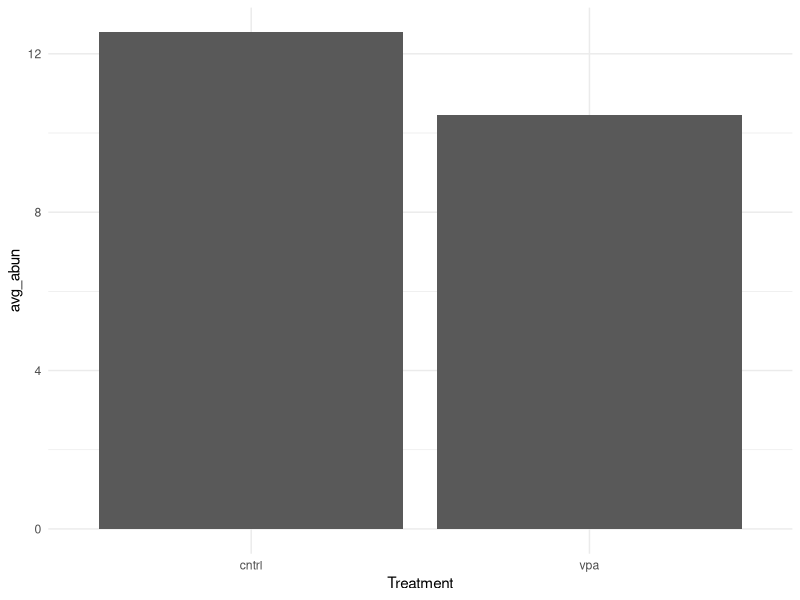
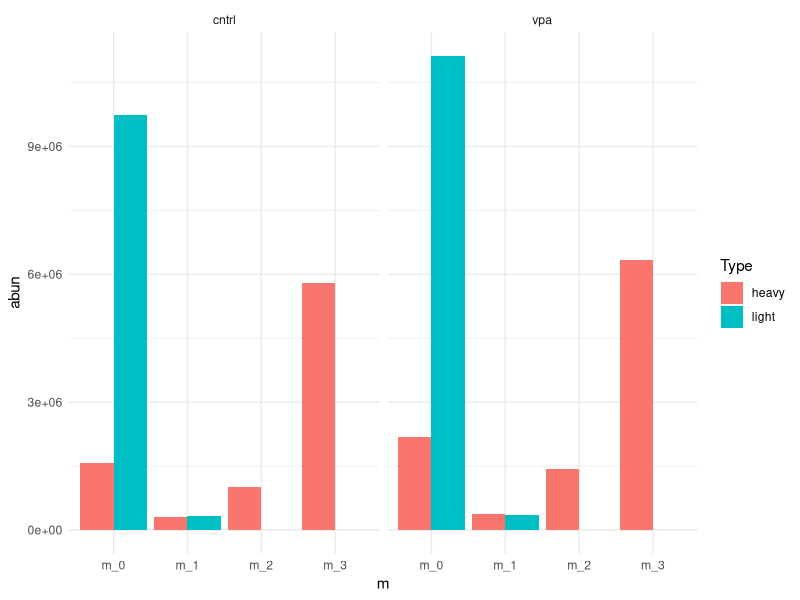
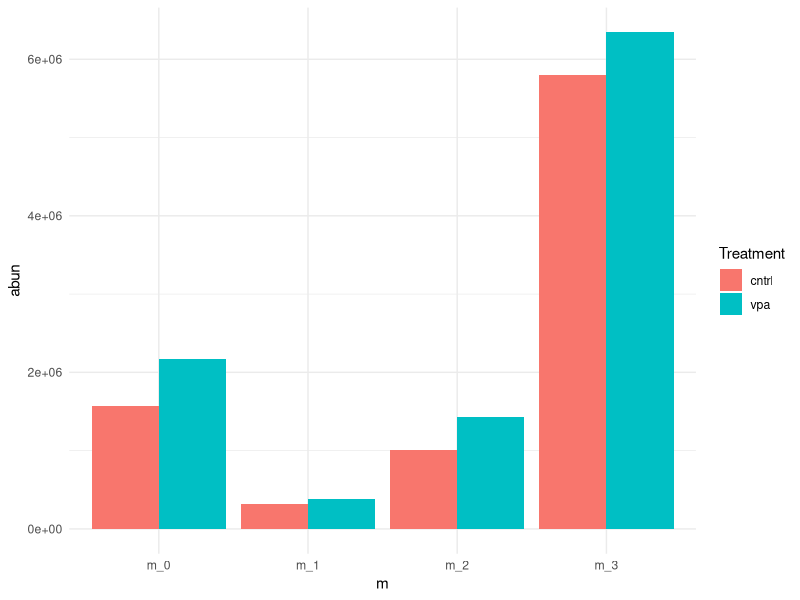
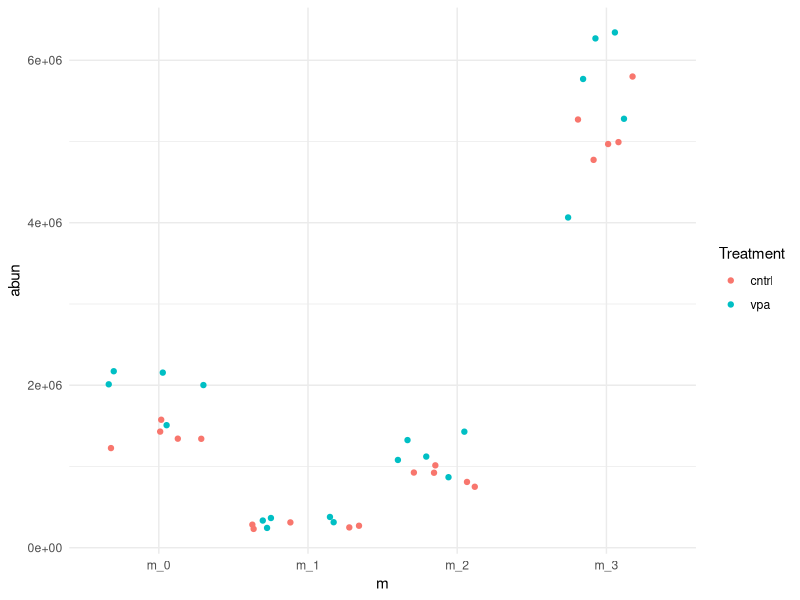
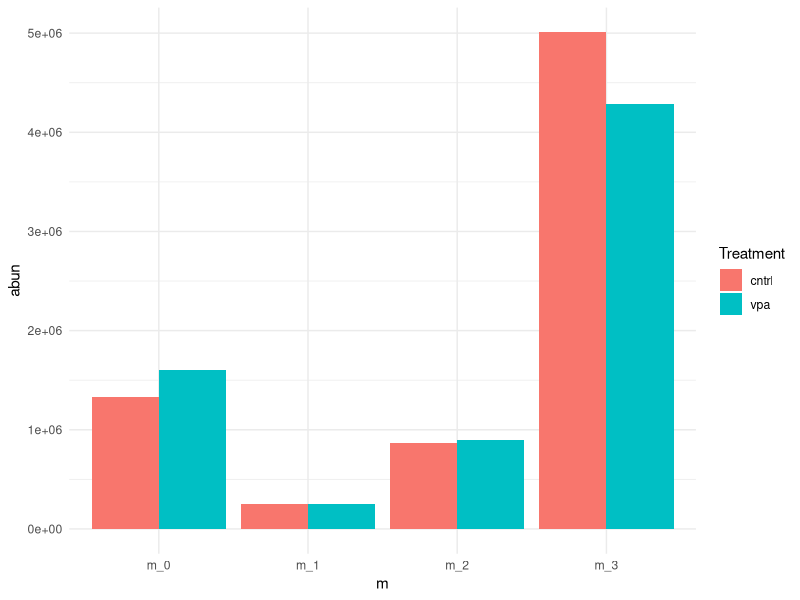
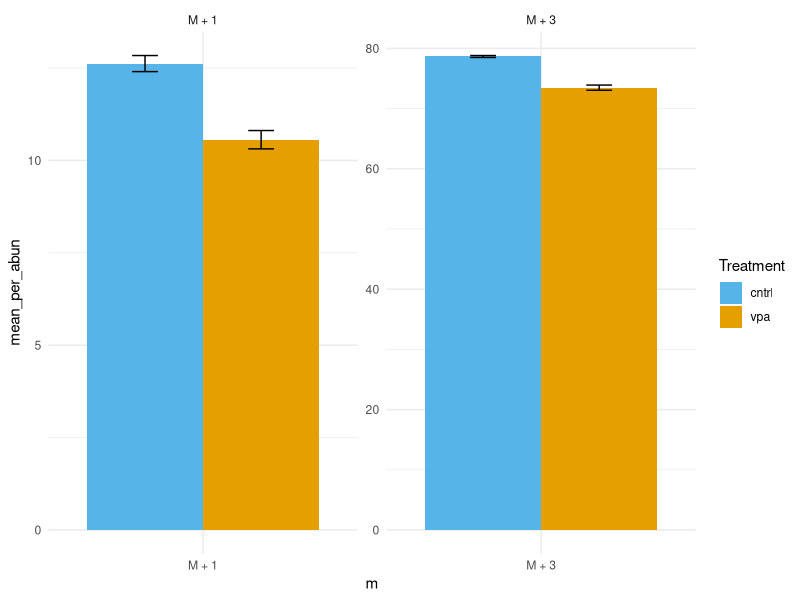
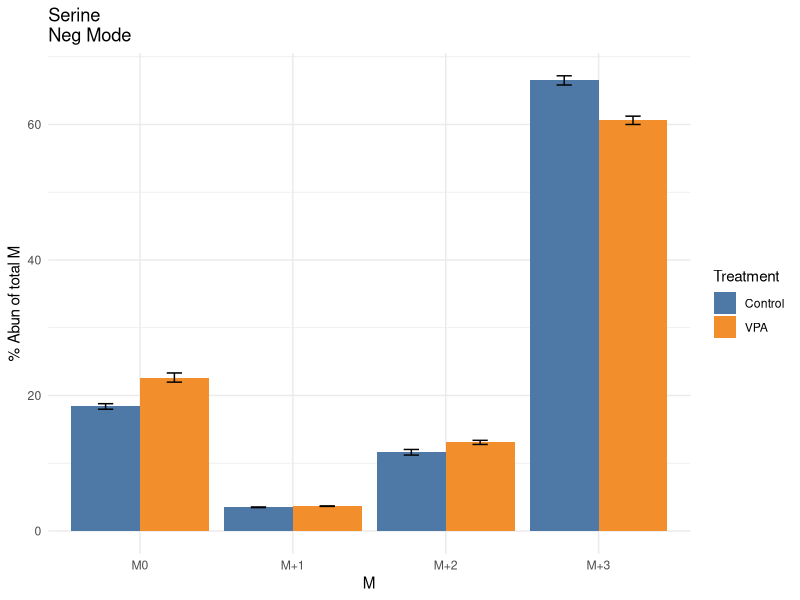
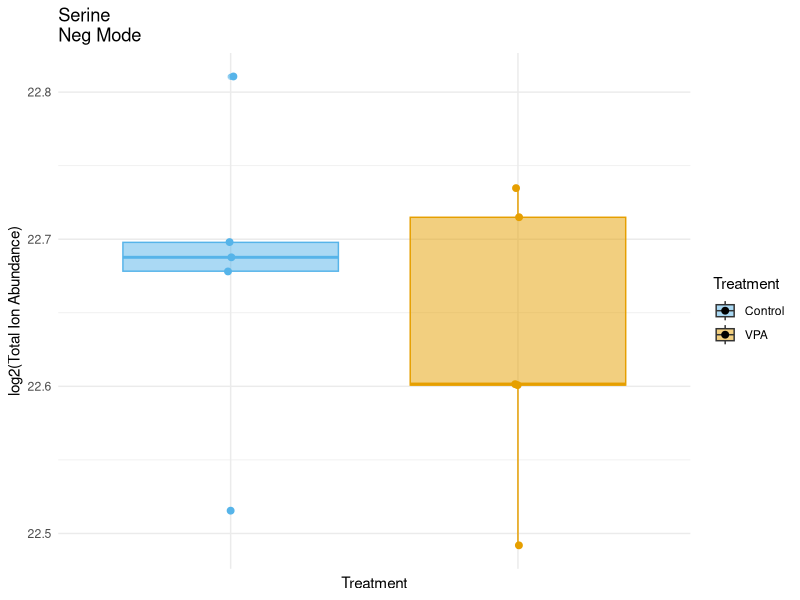

These charts were generated, in order, by the following R code:
## ---- chunk 1
knitr::opts_chunk$set(echo = TRUE, warning = FALSE)
## ---- chunk 2
library(tidyverse)
library(cowplot)
library(ggthemes)
library(broom)
theme_set(theme_minimal())
## ---- chunk 3
neg.raw <- read_csv("./data/istope_dist/mesc_ser_vpa_isotope_tracing_negmode_isotope_abun.csv", col_types = "cccddddddd")
pos.raw <- read_csv("./data/istope_dist/mesc_ser_vpa_isotope_tracing_posmode_isotope_abun.csv", col_types = "cccddddddd")
## ---- chunk 4
neg.updt <- neg.raw %>%
  rename("Samples" = `File Name`) %>% 
  mutate(
    Samples = str_replace(Samples, ".d", ""),
    Ser = case_when(
      str_detect(Samples, "L") ~ "light",
      str_detect(Samples, "H") ~ "heavy",
      TRUE ~ "other"
      ),
    Treatment = case_when(
      str_detect(Samples, "VPA") ~ "vpa",
      str_detect(Samples, "C") ~ "cntrl",
      TRUE ~ "other"
      )
    ) %>% 
  mutate_at(vars(c(m_0:m_5)), na_if, 0)
pos.updt <- pos.raw %>%
  rename("Samples" = `File Name`) %>% 
  mutate(
    Samples = str_replace(Samples, ".d", ""),
    Ser = case_when(
      str_detect(Samples, "L") ~ "light",
      str_detect(Samples, "H") ~ "heavy",
      TRUE ~ "other"
      ),
    Treatment = case_when(
      str_detect(Samples, "VPA") ~ "vpa",
      str_detect(Samples, "C") ~ "cntrl",
      TRUE ~ "other"
      )
    ) %>% 
  mutate_at(vars(c(m_0:m_5)), na_if, 0)
## ---- chunk 5
### neg mode
neg.l.c.m1 <- neg.updt %>% 
  filter(Ser == "light" & Treatment == "cntrl") %>% 
  mutate(ion_abun_m0m1 = rowSums(cbind(m_0, m_1), na.rm = TRUE)) %>% 
  filter(ion_abun_m0m1 > 1) %>% 
  mutate(m_1_nat_abun = m_1 / (ion_abun_m0m1)) %>% 
  group_by(Compound) %>% 
  summarize(m1_bg = mean(m_1_nat_abun, na.rm = TRUE))
neg.h.m1.inc <- neg.updt %>% 
  filter(Ser == "heavy") %>% 
  inner_join(neg.l.c.m1, "Compound") %>% 
  mutate(m1_abun = round((m_1 / (m_0 + m_1)) - m1_bg, 3) * 100) %>% 
  select(Compound, Samples, Treatment, m1_abun) %>% 
  filter(!is.na(m1_abun))
neg.m1.counts <- neg.h.m1.inc %>% 
  group_by(Compound, Treatment) %>% 
  count() %>% 
  filter(n >= 3)
neg.m1.exclude <- neg.m1.counts %>% 
  group_by(Compound) %>% 
  count() %>% 
  filter(n != 2)
neg.h.m1.inc <- neg.h.m1.inc %>% 
  filter(!(Compound %in% neg.m1.exclude$Compound))
neg.h.m1.sig <- neg.h.m1.inc %>% 
  group_by(Compound) %>% 
  nest() %>% 
  mutate(
    model = map(data, ~ lm(m1_abun ~ Treatment, data = .)),
    glance_model = map(model, glance)
    ) %>% 
  unnest(glance_model) %>% 
  select(-c(data:model)) %>% 
  mutate(adj_pval = p.adjust(p.value, method = "bonferroni", n = length(unique(neg.h.m1.inc$Compound)))) %>% 
  filter(adj_pval < 0.05) %>% 
  inner_join(
    neg.h.m1.inc %>% 
      group_by(Compound, Treatment) %>% 
      summarize(avg_m1_abun = mean(m1_abun)) %>% 
      spread(key = Treatment, value = avg_m1_abun),
    by = "Compound"
    )
neg.h.m1.sig %>% 
  select(Compound, adj_pval:vpa)
neg.h.m1.sig %>% 
  select(Compound, adj_pval:vpa) %>% 
  gather(Treatment, avg_abun, cntrl:vpa) %>% 
  filter(Compound == "L-Serine") %>% 
  ggplot(aes(Treatment, avg_abun)) +
  geom_bar(stat = "identity")

### pos mode
pos.l.c.m1 <- pos.updt %>% 
  filter(Ser == "light" & Treatment == "cntrl") %>% 
  mutate(ion_abun_m0m1 = rowSums(cbind(m_0, m_1), na.rm = TRUE)) %>% 
  filter(ion_abun_m0m1 > 1) %>% 
  mutate(m_1_nat_abun = m_1 / (ion_abun_m0m1)) %>% 
  group_by(Compound) %>% 
  summarize(m1_bg = mean(m_1_nat_abun, na.rm = TRUE))
pos.h.m1.inc <- pos.updt %>% 
  filter(Ser == "heavy") %>% 
  inner_join(pos.l.c.m1, "Compound") %>% 
  mutate(m1_abun = round((m_1 / (m_0 + m_1)) - m1_bg, 3) * 100) %>% 
  select(Compound, Samples, Treatment, m1_abun) %>% 
  filter(!is.na(m1_abun))
pos.m1.counts <- pos.h.m1.inc %>% 
  group_by(Compound, Treatment) %>% 
  count() %>% 
  filter(n >= 3)
pos.m1.exclude <- pos.m1.counts %>% 
  group_by(Compound) %>% 
  count() %>% 
  filter(n != 2)
pos.h.m1.inc <- pos.h.m1.inc %>% 
  filter(!(Compound %in% pos.m1.exclude$Compound))
pos.h.m1.sig <- pos.h.m1.inc %>% 
  group_by(Compound) %>% 
  nest() %>% 
  mutate(
    model = map(data, ~ lm(m1_abun ~ Treatment, data = .)),
    glance_model = map(model, glance)
    ) %>% 
  unnest(glance_model) %>% 
  select(-c(data:model)) %>% 
  mutate(adj_pval = p.adjust(p.value, method = "bonferroni", n = length(unique(pos.h.m1.inc$Compound)))) %>% 
  filter(adj_pval < 0.05) %>% 
  inner_join(
    pos.h.m1.inc %>% 
      group_by(Compound, Treatment) %>% 
      summarize(avg_m1_abun = mean(m1_abun)) %>% 
      spread(key = Treatment, value = avg_m1_abun),
    by = "Compound"
    )
pos.h.m1.sig %>% 
  select(Compound, adj_pval:vpa)
## ---- chunk 6
### Neg mode ###
neg.updt %>% 
  filter(Ser == "heavy" & !(is.na(m_2))) %>% 
  group_by(Compound) %>% 
  count() %>% 
  {table(.$n)}
pos.updt %>% 
  filter(Ser == "heavy" & !(is.na(m_2))) %>% 
  group_by(Compound) %>% 
  count() %>% 
  {table(.$n)}
neg.l.c.m2 <- neg.updt %>% 
  filter(Ser == "light" & Treatment == "cntrl" & !is.na(m_2)) %>% 
  mutate(ion_abun_m0m2 = rowSums(cbind(m_0, m_2), na.rm = TRUE)) %>% 
  filter(ion_abun_m0m2 > 1) %>% 
  mutate(m_2_nat_abun = m_2 / (ion_abun_m0m2)) %>% 
  group_by(Compound) %>% 
  summarize(m2_bg = mean(m_2_nat_abun, na.rm = TRUE))
neg.h.m2.inc <- neg.updt %>% 
  filter(Ser == "heavy" & !is.na(m_2)) %>% 
  inner_join(neg.l.c.m2, "Compound") %>% 
  mutate(m2_abun = round((m_2 / (m_0 + m_2)) - m2_bg, 3) * 100) %>% 
  select(Compound, Samples, Treatment, m2_abun) %>% 
  filter(!is.na(m2_abun))

## Filter out compounds with less than 3 non-missing m2 
neg.m2.counts <- neg.h.m2.inc %>% 
  group_by(Compound, Treatment) %>% 
  count() %>% 
  filter(n >= 3)
## Filter out compounds with missing values for at least one group
neg.m2.exclude <- neg.m2.counts %>% 
  group_by(Compound) %>% 
  count() %>% 
  filter(n != 2)
neg.m2.counts <- neg.m2.counts %>% 
  filter(!(Compound %in% neg.m2.exclude$Compound))
neg.h.m2.inc <- neg.h.m2.inc %>% 
  filter(Compound %in% neg.m2.counts$Compound)
neg.h.m2.sig <- neg.h.m2.inc %>% 
  group_by(Compound) %>% 
  nest() %>% 
  mutate(
    model = map(data, ~ lm(m2_abun ~ Treatment, data = .)),
    glance_model = map(model, glance)
    ) %>% 
  unnest(glance_model) %>% 
  select(-c(data:model)) %>% 
  mutate(adj_pval = p.adjust(p.value, method = "bonferroni", n = length(unique(neg.h.m2.inc$Compound)))) %>% 
  filter(adj_pval < 0.05) %>% 
  inner_join(
    neg.h.m2.inc %>% 
      group_by(Compound, Treatment) %>% 
      summarize(avg_m2_abun = mean(m2_abun)) %>% 
      spread(key = Treatment, value = avg_m2_abun),
    by = "Compound"
    )
neg.h.m2.sig %>% 
  select(Compound, adj_pval:vpa)


### Pos mode ###
pos.l.c.m2 <- pos.updt %>% 
  filter(Ser == "light" & Treatment == "cntrl" & !is.na(m_2)) %>% 
  mutate(ion_abun_m0m2 = rowSums(cbind(m_0, m_2), na.rm = TRUE)) %>% 
  filter(ion_abun_m0m2 > 1) %>% 
  mutate(m_2_nat_abun = m_2 / (ion_abun_m0m2)) %>% 
  group_by(Compound) %>% 
  summarize(m2_bg = mean(m_2_nat_abun, na.rm = TRUE))
pos.h.m2.inc <- pos.updt %>% 
  filter(Ser == "heavy" & !is.na(m_2)) %>% 
  inner_join(pos.l.c.m2, "Compound") %>% 
  mutate(m2_abun = round((m_2 / (m_0 + m_2)) - m2_bg, 3) * 100) %>% 
  select(Compound, Samples, Treatment, m2_abun) %>% 
  filter(!is.na(m2_abun))

## Filter out compounds with less than 3 non-missing m2 
pos.m2.counts <- pos.h.m2.inc %>% 
  group_by(Compound, Treatment) %>% 
  count() %>% 
  filter(n >= 3)
## Filter out compounds with missing values for at least one group
pos.m2.exclude <- pos.m2.counts %>% 
  group_by(Compound) %>% 
  count() %>% 
  filter(n != 2)
pos.m2.counts <- pos.m2.counts %>% 
  filter(!(Compound %in% pos.m2.exclude$Compound))
pos.h.m2.inc <- pos.h.m2.inc %>% 
  filter(Compound %in% pos.m2.counts$Compound)
pos.h.m2.sig <- pos.h.m2.inc %>% 
  group_by(Compound) %>% 
  nest() %>% 
  mutate(
    model = map(data, ~ lm(m2_abun ~ Treatment, data = .)),
    glance_model = map(model, glance)
    ) %>% 
  unnest(glance_model) %>% 
  select(-c(data:model)) %>% 
  mutate(adj_pval = p.adjust(p.value, method = "bonferroni", n = length(unique(pos.h.m2.inc$Compound)))) %>% 
  filter(adj_pval < 0.05) %>% 
  inner_join(
    pos.h.m2.inc %>% 
      group_by(Compound, Treatment) %>% 
      summarize(avg_m2_abun = mean(m2_abun)) %>% 
      spread(key = Treatment, value = avg_m2_abun),
    by = "Compound"
    )
pos.h.m2.sig %>% 
  select(Compound, adj_pval:vpa)
## ---- chunk 7
neg.updt %>% 
  filter(Ser == "heavy" & !(is.na(m_3))) %>% 
  group_by(Compound) %>% 
  count() %>% 
  {table(.$n)}
pos.updt %>% 
  filter(Ser == "heavy" & !(is.na(m_3))) %>% 
  group_by(Compound) %>% 
  count() %>% 
  {table(.$n)}
### Neg mode ###
neg.l.c.m3 <- neg.updt %>% 
  filter(Ser == "light" & Treatment == "cntrl" & !is.na(m_3)) %>% 
  mutate(ion_abun_m0m3 = rowSums(cbind(m_0, m_3), na.rm = TRUE)) %>% 
  filter(ion_abun_m0m3 > 1) %>% 
  mutate(m_3_nat_abun = m_3 / (ion_abun_m0m3)) %>% 
  group_by(Compound) %>% 
  summarize(m3_bg = mean(m_3_nat_abun, na.rm = TRUE))
neg.h.m3.inc <- neg.updt %>% 
  filter(Ser == "heavy" & !is.na(m_3)) %>% 
  inner_join(neg.l.c.m3, "Compound") %>% 
  mutate(m3_abun = round((m_3 / (m_0 + m_3)) - m3_bg, 3) * 100) %>% 
  select(Compound, Samples, Treatment, m3_abun) %>% 
  filter(!is.na(m3_abun))
## Filter out compounds with less than 3 non-missing m2 
neg.m3.counts <- neg.h.m3.inc %>% 
  group_by(Compound, Treatment) %>% 
  count() %>% 
  filter(n >= 3)
## Filter out compounds with missing values for at least one group
neg.m3.exclude <- neg.m3.counts %>% 
  group_by(Compound) %>% 
  count() %>% 
  filter(n != 2)
neg.m3.counts <- neg.m3.counts %>% 
  filter(!(Compound %in% neg.m3.exclude$Compound))
neg.h.m3.inc <- neg.h.m3.inc %>% 
  filter(Compound %in% neg.m3.counts$Compound)
neg.h.m3.sig <- neg.h.m3.inc %>% 
  group_by(Compound) %>% 
  nest() %>% 
  mutate(
    model = map(data, ~ lm(m3_abun ~ Treatment, data = .)),
    glance_model = map(model, glance)
    ) %>% 
  unnest(glance_model) %>% 
  select(-c(data:model)) %>% 
  mutate(adj_pval = p.adjust(p.value, method = "bonferroni", n = length(unique(neg.h.m3.inc$Compound)))) %>% 
  filter(adj_pval < 0.05) %>% 
  inner_join(
    neg.h.m3.inc %>% 
      group_by(Compound, Treatment) %>% 
      summarize(avg_m3_abun = mean(m3_abun)) %>% 
      spread(key = Treatment, value = avg_m3_abun),
    by = "Compound"
    )
neg.h.m3.sig %>% 
  select(Compound, adj_pval:vpa)
### Pos mode ###
pos.l.c.m3 <- pos.updt %>% 
  filter(Ser == "light" & Treatment == "cntrl" & !is.na(m_3)) %>% 
  mutate(ion_abun_m0m3 = rowSums(cbind(m_0, m_3), na.rm = TRUE)) %>% 
  filter(ion_abun_m0m3 > 1) %>% 
  mutate(m_3_nat_abun = m_3 / (ion_abun_m0m3)) %>% 
  group_by(Compound) %>% 
  summarize(m3_bg = mean(m_3_nat_abun, na.rm = TRUE))
pos.h.m3.inc <- pos.updt %>% 
  filter(Ser == "heavy" & !is.na(m_3)) %>% 
  inner_join(pos.l.c.m3, "Compound") %>% 
  mutate(m3_abun = round((m_3 / (m_0 + m_3)) - m3_bg, 3) * 100) %>% 
  select(Compound, Samples, Treatment, m3_abun) %>% 
  filter(!is.na(m3_abun))
## Filter out compounds with less than 3 non-missing m2 
pos.m3.counts <- pos.h.m3.inc %>% 
  group_by(Compound, Treatment) %>% 
  count() %>% 
  filter(n >= 3)
## Filter out compounds with missing values for at least one group
pos.m3.exclude <- pos.m3.counts %>% 
  group_by(Compound) %>% 
  count() %>% 
  filter(n != 2)
pos.m3.counts <- pos.m3.counts %>% 
  filter(!(Compound %in% pos.m3.exclude$Compound))
pos.h.m3.inc <- pos.h.m3.inc %>% 
  filter(Compound %in% pos.m3.counts$Compound)
pos.h.m3.sig <- pos.h.m3.inc %>% 
  group_by(Compound) %>% 
  nest() %>% 
  mutate(
    model = map(data, ~ lm(m3_abun ~ Treatment, data = .)),
    glance_model = map(model, glance)
    ) %>% 
  unnest(glance_model) %>% 
  select(-c(data:model)) %>% 
  mutate(adj_pval = p.adjust(p.value, method = "bonferroni", n = length(unique(pos.h.m3.inc$Compound)))) %>% 
  filter(adj_pval < 0.05) %>% 
  inner_join(
    pos.h.m3.inc %>% 
      group_by(Compound, Treatment) %>% 
      summarize(avg_m3_abun = mean(m3_abun)) %>% 
      spread(key = Treatment, value = avg_m3_abun),
    by = "Compound"
    )
pos.h.m3.sig %>% 
  select(Compound, adj_pval:vpa)
## ---- chunk 8
sig.isotopologues <- neg.h.m1.sig %>% 
  select(Compound, adj_pval:vpa) %>% 
  mutate(mode = "Neg", m_num = "M+1") %>% 
  filter(Compound != "Succinic Acid") %>% 
  bind_rows(
    pos.h.m1.sig %>% 
      select(Compound, adj_pval:vpa) %>% 
      mutate(mode = "Pos", m_num = "M+1")
    ) %>% 
  bind_rows(
    neg.h.m2.sig %>% 
      select(Compound, adj_pval:vpa) %>% 
      mutate(mode = "Neg", m_num = "M+2")
    ) %>% 
  bind_rows(
    pos.h.m2.sig %>% 
      select(Compound, adj_pval:vpa) %>% 
      mutate(
        Compound = ifelse(str_detect(Compound, "NADP"), "NADP+", Compound),
        mode = "Pos", m_num = "M+2"
        ) %>% 
      filter(Compound != "CDP")
    ) %>% 
  bind_rows(
    neg.h.m3.sig %>% 
      select(Compound, adj_pval:vpa) %>% 
      mutate(mode = "Neg", m_num = "M+3") %>% 
      filter(Compound != "Proline")
    ) %>% 
  bind_rows(
    pos.h.m3.sig %>% 
      select(Compound, adj_pval:vpa) %>% 
      mutate(mode = "Pos", m_num = "M+3")
    ) %>% 
  arrange(Compound, mode, m_num) %>% 
  filter(Compound != "UMP")
sig.isotopologues
#write_csv(sig.isotopologues, path = "./results/sig_isotopologues.csv")
## ---- chunk 9
pos.h.m1.inc %>% 
  full_join(pos.h.m2.inc, by = c("Compound", "Samples")) %>% 
  full_join(pos.h.m3.inc, by = c("Compound", "Samples")) %>% 
  filter(str_detect(Compound, "Serine"))
pos.updt %>% 
  filter(str_detect(Compound, "Serine") & Type != "mix" & Type != "solv") %>% 
  select(-c(m_4:m_5)) %>% 
  gather(key = "m", value = "abun", m_0:m_3) %>% 
  ggplot(aes(m, abun, group = Type, fill = Type)) +
  geom_bar(stat = "identity", position = position_dodge()) +
  facet_wrap(~ Treatment)
pos.updt %>% 
  filter(str_detect(Compound, "Serine") & Type != "mix" & Type != "solv") %>% 
  select(-c(m_4:m_5)) %>% 
  filter(Type == "heavy") %>% 
  gather(key = "m", value = "abun", m_0:m_3) %>% 
  ggplot(aes(m, abun, group = Treatment, fill = Treatment)) +
  geom_bar(stat = "identity", position = position_dodge()) 
pos.updt %>% 
  filter(str_detect(Compound, "Serine") & Type != "mix" & Type != "solv") %>% 
  select(-c(m_4:m_5)) %>% 
  filter(Type == "heavy") %>% 
  gather(key = "m", value = "abun", m_0:m_3) %>% 
  ggplot(aes(m, abun, group = Treatment, color = Treatment)) +
  geom_jitter()
neg.updt %>% 
  filter(str_detect(Compound, "Serine") & Type != "mix" & Type != "solv") %>% 
  select(-c(m_4:m_5)) %>% 
  filter(Type == "heavy") %>% 
  gather(key = "m", value = "abun", m_0:m_3) %>% 
  ggplot(aes(m, abun, group = Treatment, fill = Treatment)) +
  geom_bar(stat = "identity", position = position_dodge())

neg.ser.m1.bg <- neg.updt %>% 
  filter(str_detect(Compound, "Serine") & Type != "mix" & Type != "solv") %>% 
  select(-c(m_4:m_5)) %>% 
  filter(Type == "light") %>% 
  select(-c(m_2:m_3)) %>% 
  mutate(m1_bg = m_1 * 100 /(m_0 + m_1))
neg.ser.m1.bg %>% 
  summarize(mean_m1_bg = mean(m1_bg))
neg.ser.dist <- neg.updt %>% 
  filter(str_detect(Compound, "Serine") & Type != "mix" & Type != "solv") %>% 
  select(-c(m_4:m_5)) %>% 
  filter(Type == "heavy") %>% 
  mutate(
    m_0_per = m_0 * 100 / (m_0 + m_1 + m_2 + m_3),
    m_1_per = m_1 * 100 / (m_0 + m_1 + m_2 + m_3),
    m_2_per = m_2 * 100 /  (m_0 + m_1 + m_2 + m_3),
    m_3_per = m_3 * 100 /  (m_0 + m_1 + m_2 + m_3)
    ) %>% 
  gather("M", "per_inc", m_0_per:m_3_per) %>% 
  group_by(Treatment, M) %>% 
  summarize(
    avg_inc = mean(per_inc),
    se_inc = sd(per_inc) / sqrt(length(per_inc))
    ) %>% 
  ungroup() %>% 
  mutate(
    Treatment = ifelse(Treatment == "cntrl", "Control", "VPA")
  ) %>% 
  ggplot(aes(M, avg_inc, fill = Treatment)) +
  geom_bar(stat = "identity", position = "dodge") +
  scale_fill_tableau() +
  scale_x_discrete(labels = c("M0", "M+1", "M+2", "M+3")) +
  ylab("% Abun of total M") +
  ggtitle("Serine\nNeg Mode") +
  geom_errorbar(aes(ymin = avg_inc - se_inc, ymax = avg_inc + se_inc), width = 0.2, position = position_dodge(0.9))
neg.ser.abun <- neg.updt %>% 
  filter(str_detect(Compound, "Serine") & Type != "mix" & Type != "solv") %>% 
  select(-c(m_4:m_5)) %>% 
  filter(Type == "heavy") %>% 
  mutate(tot_abun = m_0 + m_1 + m_2 + m_3) %>% 
  ggplot(aes(Treatment, log2(tot_abun), color = Treatment, fill = Treatment)) +
  geom_boxplot(alpha = 0.5) +
  geom_jitter(width = 0.01, size = 2) +
  scale_fill_manual(values = c("#56B4E9", "#E69F00"), labels = c("Control", "VPA")) +
  scale_color_manual(values = c("#56B4E9", "#E69F00"), guide = FALSE) +
  ylab("log2(Total Ion Abundance)") +
  ggtitle("Serine\nNeg Mode") +
  theme(axis.text.x = element_blank())


pos.ser.dist <- pos.updt %>% 
  filter(str_detect(Compound, "Serine") & Type != "mix" & Type != "solv") %>% 
  select(-c(m_4:m_5)) %>% 
  filter(Type == "heavy") %>% 
  mutate(
    m_0_per = m_0 * 100 / (m_0 + m_1 + m_2 + m_3),
    m_1_per = m_1 * 100 / (m_0 + m_1 + m_2 + m_3),
    m_2_per = m_2 * 100 /  (m_0 + m_1 + m_2 + m_3),
    m_3_per = m_3 * 100 /  (m_0 + m_1 + m_2 + m_3)
    ) %>% 
  gather("M", "per_inc", m_0_per:m_3_per) %>% 
  group_by(Treatment, M) %>% 
  summarize(
    avg_inc = mean(per_inc),
    se_inc = sd(per_inc) / sqrt(length(per_inc))
    ) %>%
  ungroup() %>% 
  mutate(
    Treatment = ifelse(Treatment == "cntrl", "Control", "VPA")
  ) %>% 
  ggplot(aes(M, avg_inc, fill = Treatment)) +
  geom_bar(stat = "identity", position = "dodge") +
  scale_x_discrete(labels = c("M0", "M+1", "M+2", "M+3")) +
  scale_fill_tableau() +
  ylab("% Abun of total M") +
  ggtitle("Serine\nPos Mode") +
  geom_errorbar(aes(ymin = avg_inc - se_inc, ymax = avg_inc + se_inc), width = 0.2, position = position_dodge(0.9))



pos.ser.abun <- pos.updt %>% 
  filter(str_detect(Compound, "Serine") & Type != "mix" & Type != "solv") %>% 
  select(-c(m_4:m_5)) %>% 
  filter(Type == "heavy") %>% 
  mutate(tot_abun = m_0 + m_1 + m_2 + m_3) %>% 
  ggplot(aes(Treatment, log2(tot_abun), color = Treatment, fill = Treatment)) +
  geom_boxplot(alpha = 0.5) +
  geom_jitter(width = 0.01, size = 2) +
  scale_fill_manual(values = c("#56B4E9", "#E69F00"), labels = c("Control", "VPA")) +
  scale_color_manual(values = c("#56B4E9", "#E69F00"), guide = FALSE) +
  ylab("log2(Total Ion Abundance)") +
  ggtitle("Serine\nPos Mode") +
  theme(axis.text.x = element_blank())



pos.ser.m.data <- pos.h.m1.inc %>% 
  full_join(pos.h.m2.inc, by = c("Compound", "Samples")) %>% 
  full_join(pos.h.m3.inc, by = c("Compound", "Samples")) %>% 
  filter(str_detect(Compound, "Serine")) %>% 
  select(-c(Treatment.x, Treatment.y)) %>% 
  select(Compound:Samples, Treatment, everything()) %>% 
  gather(m, "percent_abun", m1_abun:m3_abun) %>% 
  mutate(
    percent_abun = replace_na(percent_abun, 0),
    m = case_when(
      m == "m1_abun" ~ "M + 1",
      m == "m2_abun" ~ "M + 2",
      m == "m3_abun" ~ "M + 3",
      TRUE ~ "Don't know"
      )
    )
pos.ser.m.data %>%
  group_by(Treatment, m) %>% 
  summarize(
    mean_per_abun = mean(percent_abun),
    se_per_abun = sd(percent_abun) / sqrt(length(percent_abun))
  ) %>% 
  filter(m != "M + 2") %>% 
  ggplot(aes(m, mean_per_abun, group = Treatment, fill = Treatment)) +
  geom_bar(stat = "identity", position = position_dodge()) +
  geom_errorbar(aes(ymin = mean_per_abun - se_per_abun, ymax = mean_per_abun + se_per_abun), width = 0.2, position = position_dodge(0.9)) +
  scale_fill_manual(values = c("#56B4E9", "#E69F00")) +
  facet_wrap(~ m, scales = "free")

neg.h.m1.inc %>% 
  full_join(neg.h.m2.inc, by = c("Compound", "Samples")) %>% 
  full_join(neg.h.m3.inc, by = c("Compound", "Samples")) %>% 
  filter(str_detect(Compound, "AMP"))

neg.ser.dist 
neg.ser.abun
pos.ser.dist
pos.ser.abun

ser_iso_grid <- plot_grid(
  neg.ser.abun, neg.ser.dist, 
  pos.ser.abun, pos.ser.dist, 
  ncol = 2, rel_widths = c(1, 1.5)
  )
#save_plot(filename = "./results/serine_iso_percent_grid.png", ser_iso_grid, base_width = 6, base_height = 6)
## ---- chunk 10
neg.atp.dist <- neg.updt %>% 
  filter(str_detect(Compound, "ATP") & Type != "mix" & Type != "solv") %>% 
  select(-m_5) %>% 
  filter(Type == "heavy") %>% 
  mutate(
    m_0_per = m_0 * 100 / (m_0 + m_1 + m_2 + m_3 + m_4),
    m_1_per = m_1 * 100 / (m_0 + m_1 + m_2 + m_3 + m_4),
    m_2_per = m_2 * 100 /  (m_0 + m_1 + m_2 + m_3+ m_4),
    m_3_per = m_3 * 100 /  (m_0 + m_1 + m_2 + m_3 + m_4),
    m_4_per = m_3 * 100 /  (m_0 + m_1 + m_2 + m_3 + m_4),
    ) %>% 
  gather("M", "per_inc", m_0_per:m_4_per) %>% 
  group_by(Treatment, M) %>% 
  summarize(
    avg_inc = mean(per_inc),
    se_inc = sd(per_inc) / sqrt(length(per_inc))
    ) %>% 
  ungroup() %>% 
  mutate(
    Treatment = ifelse(Treatment == "cntrl", "Control", "VPA")
  ) %>% 
  ggplot(aes(M, avg_inc, fill = Treatment)) +
  geom_bar(stat = "identity", position = "dodge") +
  scale_x_discrete(labels = c("M0", "M+1", "M+2", "M+3", "M+4")) +
  scale_fill_tableau() +
  ylab("% Abun of total M") +
  ggtitle("ATP\nNeg Mode") +
  geom_errorbar(aes(ymin = avg_inc - se_inc, ymax = avg_inc + se_inc), width = 0.2, position = position_dodge(0.9))
neg.atp.abun <- neg.updt %>% 
  filter(str_detect(Compound, "ATP") & Type != "mix" & Type != "solv") %>% 
  select(-m_5) %>% 
  filter(Type == "heavy") %>% 
  mutate(tot_abun = m_0 + m_1 + m_2 + m_3 + m_4) %>% 
  ggplot(aes(Treatment, log2(tot_abun), color = Treatment, fill = Treatment)) +
  geom_boxplot(alpha = 0.5) +
  geom_jitter(width = 0.01, size = 2) +
  scale_fill_manual(values = c("#56B4E9", "#E69F00"), labels = c("Control", "VPA")) +
  scale_color_manual(values = c("#56B4E9", "#E69F00"), guide = FALSE) +
  ylab("log2(Total Ion Abundance)") +
  ggtitle("ATP\nNeg Mode") +
  theme(axis.text.x = element_blank())


neg.amp.dist <- neg.updt %>% 
  filter(str_detect(Compound, "AMP") & Type != "mix" & Type != "solv") %>% 
  select(-c(m_3:m_5)) %>% 
  filter(Type == "heavy") %>% 
  mutate(
    m_0_per = m_0 * 100 / (m_0 + m_1 + m_2),
    m_1_per = m_1 * 100 / (m_0 + m_1 + m_2),
    m_2_per = m_2 * 100 /  (m_0 + m_1 + m_2)
    ) %>% 
  gather("M", "per_inc", m_0_per:m_2_per) %>% 
  group_by(Treatment, M) %>% 
  summarize(
    avg_inc = mean(per_inc),
    se_inc = sd(per_inc) / sqrt(length(per_inc))
    ) %>% 
  ungroup() %>% 
  mutate(
    Treatment = ifelse(Treatment == "cntrl", "Control", "VPA")
  ) %>% 
  ggplot(aes(M, avg_inc, fill = Treatment)) +
  geom_bar(stat = "identity", position = "dodge") +
  scale_x_discrete(labels = c("M0", "M+1", "M+2")) +
  scale_fill_tableau() +
  ylab("% Abun of total M") +
  ggtitle("AMP\nNeg Mode") +
  geom_errorbar(aes(ymin = avg_inc - se_inc, ymax = avg_inc + se_inc), width = 0.2, position = position_dodge(0.9))


neg.amp.abun <- neg.updt %>% 
  filter(str_detect(Compound, "AMP") & Type != "mix" & Type != "solv") %>% 
  select(-c(m_3:m_5)) %>% 
  filter(Type == "heavy") %>% 
  mutate(tot_abun = m_0 + m_1 + m_2) %>% 
  ggplot(aes(Treatment, log2(tot_abun), color = Treatment, fill = Treatment)) +
  geom_boxplot(alpha = 0.5) +
  geom_jitter(width = 0.01, size = 2) +
  scale_fill_manual(values = c("#56B4E9", "#E69F00"), labels = c("Control", "VPA")) +
  scale_color_manual(values = c("#56B4E9", "#E69F00"), guide = FALSE) +
  ylab("log2(Total Ion Abundance)") +
  ggtitle("AMP\nNeg Mode") +
  theme(axis.text.x = element_blank())



neg.dttp.dist <- neg.updt %>% 
  filter(str_detect(Compound, "dTTP") & Type != "mix" & Type != "solv") %>% 
  select(-c(m_2:m_5)) %>% 
  filter(Type == "heavy") %>% 
  mutate(
    m_0_per = m_0 * 100 / (m_0 + m_1),
    m_1_per = m_1 * 100 / (m_0 + m_1)
    ) %>% 
  gather("M", "per_inc", m_0_per:m_1_per) %>% 
  group_by(Treatment, M) %>% 
  summarize(
    avg_inc = mean(per_inc),
    se_inc = sd(per_inc) / sqrt(length(per_inc))
    ) %>% 
  ungroup() %>% 
  mutate(
    Treatment = ifelse(Treatment == "cntrl", "Control", "VPA")
  ) %>% 
  ggplot(aes(M, avg_inc, fill = Treatment)) +
  geom_bar(stat = "identity", position = "dodge") +
  scale_x_discrete(labels = c("M0", "M+1")) +
  scale_fill_tableau() +
  ylab("% Abun of total M") +
  ggtitle("dTTP\nNeg Mode") +
  geom_errorbar(aes(ymin = avg_inc - se_inc, ymax = avg_inc + se_inc), width = 0.2, position = position_dodge(0.9))
neg.dttp.abun <- neg.updt %>% 
  filter(Compound == "dTTP" & Type != "mix" & Type != "solv") %>% 
  select(-c(m_2:m_5)) %>% 
  filter(Type == "heavy") %>% 
  mutate(tot_abun = m_0 + m_1) %>% 
  ggplot(aes(Treatment, log2(tot_abun), color = Treatment, fill = Treatment)) +
  geom_boxplot(alpha = 0.5) +
  geom_jitter(width = 0.01, size = 2) +
  scale_fill_manual(values = c("#56B4E9", "#E69F00"), labels = c("Control", "VPA")) +
  scale_color_manual(values = c("#56B4E9", "#E69F00"), guide = FALSE) +
  ylab("log2(Total Ion Abundance)") +
  ggtitle("dTTP\nNeg Mode") +
  theme(axis.text.x = element_blank())



neg.atp.dist
neg.atp.abun
neg.amp.dist
neg.amp.abun
neg.dttp.dist
neg.dttp.abun


nuc_iso_grid <- plot_grid(
  neg.amp.abun, neg.amp.dist, 
  neg.atp.abun, neg.atp.dist, 
  neg.dttp.abun, neg.dttp.dist, 
  ncol = 2, rel_widths = c(1, 1.5)
  )
#save_plot(filename = "./results/nucleotides_iso_percent_grid.png", nuc_iso_grid, base_width = 6, base_height = 9)




## ---- chunk 11
pos.updt %>% 
  filter(str_detect(Compound, "ATP") & Type != "mix" & Type != "solv") %>% 
  select(-c(m_4:m_5)) %>% 
  filter(Type == "heavy") %>% 
  mutate(
    m_0_per = m_0 * 100 / (m_0 + m_1 + m_2 + m_3),
    m_1_per = m_1 * 100 / (m_0 + m_1 + m_2 + m_3),
    m_2_per = m_2 * 100 /  (m_0 + m_1 + m_2 + m_3),
    m_3_per = m_3 * 100 /  (m_0 + m_1 + m_2 + m_3)
    ) %>% 
  gather("M", "per_inc", m_0_per:m_3_per) %>% 
  group_by(Treatment, M) %>% 
  summarize(
    avg_inc = mean(per_inc),
    se_inc = sd(per_inc) / sqrt(length(per_inc))
    ) %>% 
  ggplot(aes(Treatment, avg_inc, fill = M)) +
  geom_bar(stat = "identity", position = "dodge") +
  scale_fill_tableau()

pos.updt %>% 
  filter(Compound == "ATP" & Type != "mix" & Type != "solv") %>% 
  select(-c(m_4:m_5)) %>% 
  filter(Type == "heavy") %>% 
  mutate(tot_abun = m_0 + m_1 + m_2 + m_3) %>% 
  ggplot(aes(Treatment, log2(tot_abun), color = Treatment, fill = Treatment)) +
  geom_boxplot(alpha = 0.5) +
  geom_jitter(width = 0.01)

pos.updt %>% 
  filter(Compound == "dTTP" & Type != "mix" & Type != "solv") %>% 
  select(-c(m_2:m_5)) %>% 
  filter(Type == "heavy") %>% 
  mutate(tot_abun = m_0 + m_1) %>% 
  ggplot(aes(Treatment, log2(tot_abun), color = Treatment, fill = Treatment)) +
  geom_boxplot(alpha = 0.5) +
  geom_jitter(width = 0.01)
pos.updt %>% 
  filter(str_detect(Compound, "dTTP") & Type != "mix" & Type != "solv") %>% 
  select(-c(m_2:m_5)) %>% 
  filter(Type == "heavy") %>% 
  mutate(
    m_0_per = m_0 * 100 / (m_0 + m_1),
    m_1_per = m_1 * 100 / (m_0 + m_1)
    ) %>% 
  gather("M", "per_inc", m_0_per:m_1_per) %>% 
  group_by(Treatment, M) %>% 
  summarize(
    avg_inc = mean(per_inc),
    se_inc = sd(per_inc) / sqrt(length(per_inc))
    ) %>% 
  ggplot(aes(Treatment, avg_inc, fill = M)) +
  geom_bar(stat = "identity", position = "dodge") +
  scale_fill_tableau()
